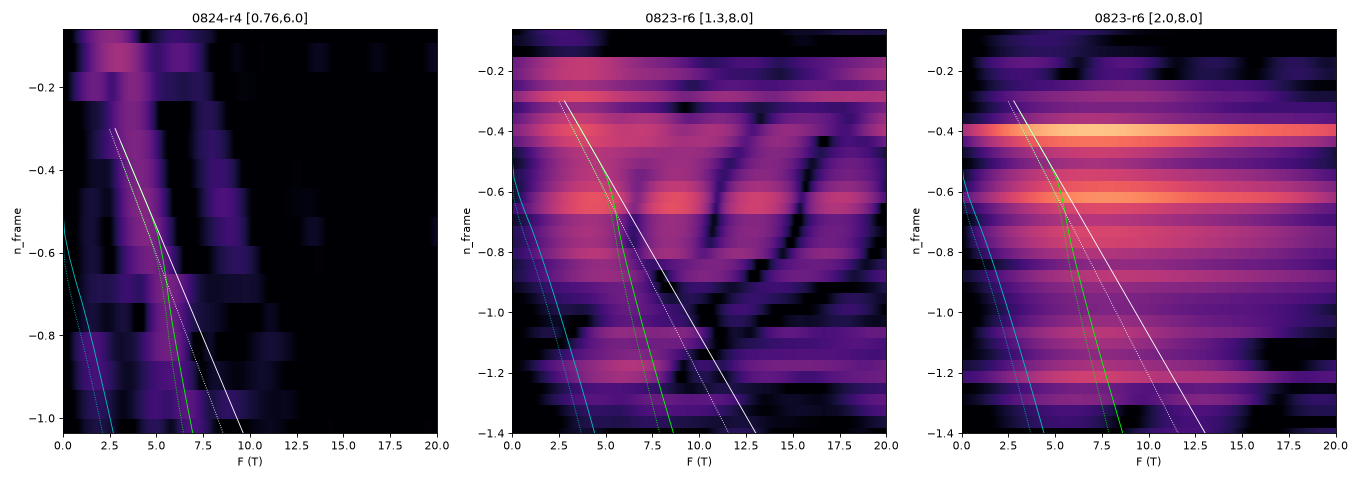

Python code for this plot:
import numpy as np, sys
sys.path.insert(0, '/data/sharpelab/hera-data/vti02-fan-scoring-v2/hole-side')
from load_hole import load_all, nframe, read, _base, col, N_SCALE
from common import spec, model, peaks
import matplotlib; matplotlib.use('Agg'); import matplotlib.pyplot as plt
tr = load_all()
fig, axs = plt.subplots(1, 3, figsize=(17, 6))
for ax, (rid, lo, hi) in zip(axs, [('0824-r4', 0.76, 6.0), ('0823-r6', 1.3, 8.0), ('0823-r6', 2.0, 8.0)]):
    T = sorted([t for t in tr if t['id'].startswith(rid + '-')], key=lambda t: t['n_frame'])
    Z = []; ns = []
    for t in T:
        s = spec(t['B'], t['R'], lo, hi, 5, Fmax=25)
        if s is None: continue
        Z.append(s['S'] / s['med_noise']); ns.append(t['n_frame'])
        pk = peaks(s['F'], s['S'] / s['med_noise'], 0.6, min(25, s['nyq']), 4, 6)
        print(t['id'], f"n_fr {t['n_frame']:+.3f} dF {s['dF']:.2f} nyq {s['nyq']:.1f} sig {s['sigma']:.2f}", ' '.join(f'{f:.2f}({z:.0f})' for f, z in pk))
    Z = np.array(Z); F = s['F']; ns = np.array(ns)
    ax.pcolormesh(F, ns, np.log10(np.maximum(Z, 0.5)), shading='nearest', cmap='magma', vmin=0, vmax=2.5)
    nn = np.linspace(-1.45, -0.3, 100)
    for sc, ls in ((N_SCALE[rid[:4]], '-'), (0.80, ':')):
        fl, fh, fL = model(np.abs(nn) * sc)
        ax.plot(fl, nn, 'c' + ls, lw=0.8); ax.plot(fh, nn, 'lime', ls=ls, lw=0.8); ax.plot(fL, nn, 'w' + ls, lw=0.8)
    ax.set_xlim(0, 20); ax.set_ylim(ns.min(), ns.max()); ax.set_title(f'{rid} [{lo},{hi}]'); ax.set_xlabel('F (T)'); ax.set_ylabel('n_frame')
fig.tight_layout(); fig.savefig('scratch/maps.png', dpi=80)
